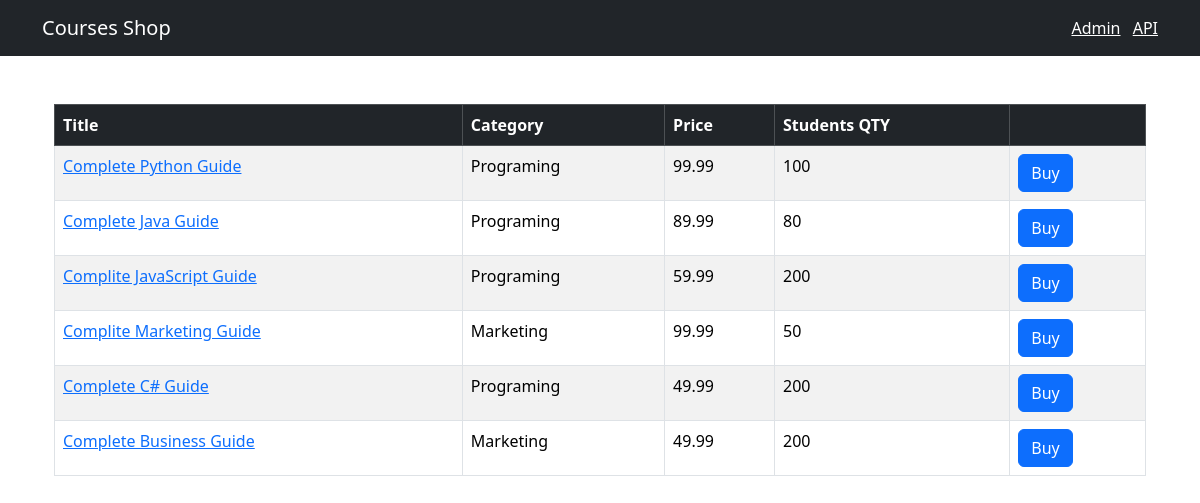
The page / on the database its author committed.
### shop/models.py (models this page shows, shortened)
class  Course(models.Model):
    title = models.CharField(max_length=300)
    price = models.FloatField()
    students_qty = models.IntegerField()
    reviews_qty = models.IntegerField()
    category = models.ForeignKey(Category, on_delete=models.CASCADE)
    created_at = models.DateField(default=timezone.now)

class Category(models.Model):
    title = models.CharField(max_length=225)
    created_at = models.DateField(default=timezone.now)
    def __str__(self):
        return self.title

### shop/views.py (the view)
# urls.py: path('', views.index, name='index'),
def index(request):
    courses = Course.objects.all()
    return render(request, 'shop/courses.html', {'courses': courses})

### templates/shop/courses.html (shortened to what this page needs)
{% extends "base.html" %}
{% block content %}
<main class="container">
  <table class="table mt-5 table-bordered table-striped table-hover">
    <thead class="table-dark">
      <tr>
        <th>Title</th>
        <th>Category</th>
        <th>Price</th>
        <th>Students QTY</th>
        <th></th>
      </tr>
    </thead>
    <tbody>
      {% for course in courses %}
      <tr>
        <td><a href={% url "shop:single_course" course.id %}>{{ course.title }}</a></td>
        <td>{{ course.category }}</td>
        <td>{{ course.price }}</td>
        <td>{{ course.students_qty }}</td>
        <td><button class="btn btn-primary">Buy</button></td>
      </tr>
      {% endfor %}
    </tbody>
  </table>
</main>
{% endblock %}

### templates/base.html (shortened to what this page needs)
<!DOCTYPE html>
<html lang="en">
<head>
    <link href="https://cdn.jsdelivr.net/npm/bootstrap@5.3.2/dist/css/bootstrap.min.css" rel="stylesheet">
</head>
<body>
    <nav class="navbar navbar-dark bg-dark">
        <div class="container">
            <a href={% url "shop:index" %} class="navbar-brand">Courses Shop</a>
            <span class="navbar-text">
                <a href="/admin/" class="me-2" target="_blank">Admin</a>
                <a href="/api/v1/" target="_blank">API</a>
            </span>
        </div>
    </nav>
    <main class="container">
        {% block content %}
        {% endblock %}
    </main>
</body>
</html>

### rows shown on the page
Course: title "Complete Python Guide", category "Programing", price "99.99", students_qty "100"
Course: title "Complete Java Guide", category "Programing", price "89.99", students_qty "80"
Course: title "Complite JavaScript Guide", category "Programing", price "59.99", students_qty "200"
Course: title "Complite Marketing Guide", category "Marketing", price "99.99", students_qty "50"
Course: title "Complete C# Guide", category "Programing", price "49.99", students_qty "200"
Course: title "Complete Business Guide", category "Marketing", price "49.99", students_qty "200"
